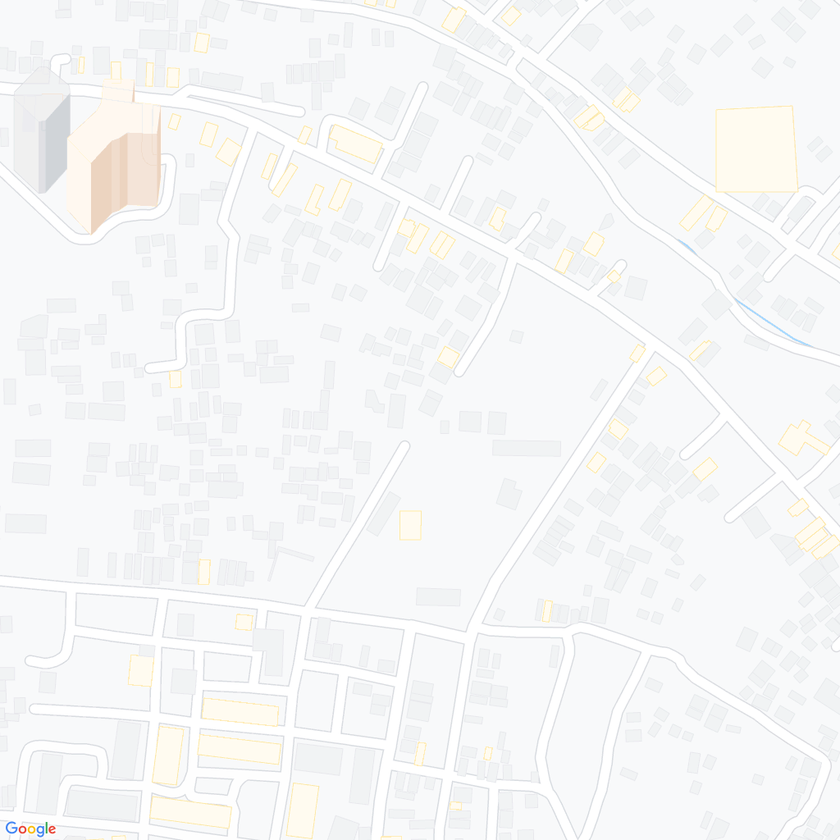
#> input picture X9.png, 840 x 840 px, shrunk from 1024 x 1024 before the run
$ python cv_filterTest.py   (older library calls are emulated)
#> lines starting #> are read from the running program, lines starting #| are printed output that depends on the picture; after the words box and inside, x2 and y2 are one past the last pixel; in counts of white or black regions, pixels touching at a corner belong together
### filters.py
'''
Created on May 6, 2020

@author: thaih
'''
import cv2
import numpy

# [12 lines left out: function strokeEdges, not called in this run]
class VConvolutionFilter(object):
    """A filter that applies a convolution to V (or all of BGR)."""
    def __init__(self, kernel):
        self._kernel = kernel
    def apply(self, src, dst):
        """Apply the filter with a BGR or gray source/destination."""
        cv2.filter2D(src, -1, self._kernel, dst)
class SharpenFilter(VConvolutionFilter):
    """A sharpen filter with a 1-pixel radius."""
    def __init__(self):
        kernel = numpy.array([[-1, -1, -1],
        [-1, 9, -1],
        [-1, -1, -1]])
        VConvolutionFilter.__init__(self, kernel)
class FindEdgesFilter(VConvolutionFilter):
    """An edge-finding filter with a 1-pixel radius."""
    # [5 lines left out: function __init__, not called in this run]
class BlurFilter(VConvolutionFilter):
    """A blur filter with a 2-pixel radius."""
    # [7 lines left out: function __init__, not called in this run]
class EmbossFilter(VConvolutionFilter):
    """An emboss filter with a 1-pixel radius."""
    # [5 lines left out: function __init__, not called in this run]

### cv_filterTest.py
import cv2
import numpy as np
import filters as fl

img = cv2.imread("X9.png")
#> img is the input picture: shape (840, 840, 3); mean B, G, R 247.1, 247, 246.5
cv2.imshow('Original', img)
# draw gray box around image to detect edge buildings
h,w = img.shape[:2]
#> h = 840; w = 840
cv2.rectangle(img,(0,0),(w-1,h-1), (50,50,50),1)
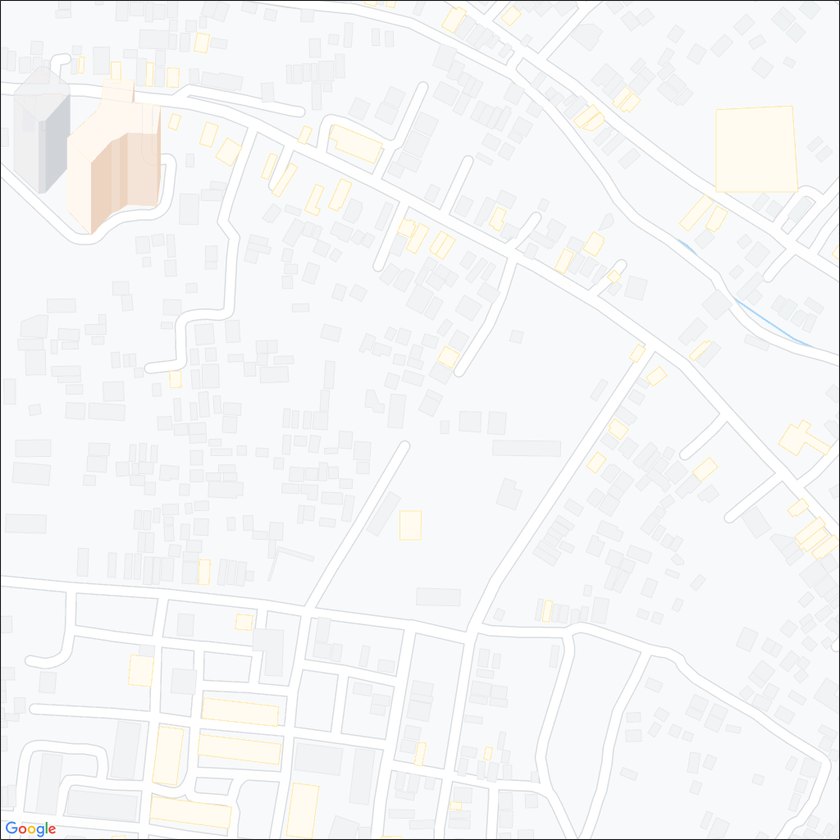
#> img: shape (840, 840, 3); 0.48% of pixels changed, all inside (x1, y1, x2, y2) = (0, 0, 840, 840)
# [20 lines of commented-out code are left out]

kernel = np.array([[-1, -1, -1],
					[-1, 9, -1],
					[-1, -1, -1]])

# myfilter = fl.VConvolutionFilter(kernel)
# myfilter.apply(img, img)

fl.SharpenFilter().apply(img, img)
#> in apply, `cv2.filter2D(src, -1, self._kernel, dst)`:
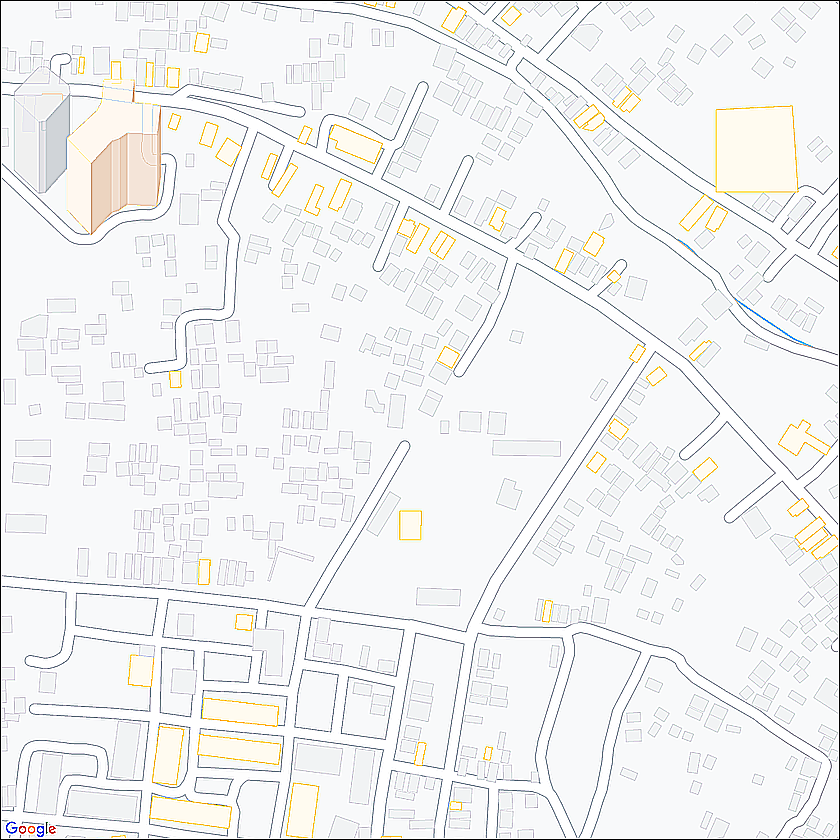
#> src: shape (840, 840, 3); mean B, G, R 241.5, 241.9, 241.5
cv2.imshow("Sharpen", img)
cv2.imwrite('XB.png', img)
# [7 lines of commented-out code are left out]
cv2.waitKey()
cv2.destroyAllWindows()

$ run again, with X0.png copied over X9.png
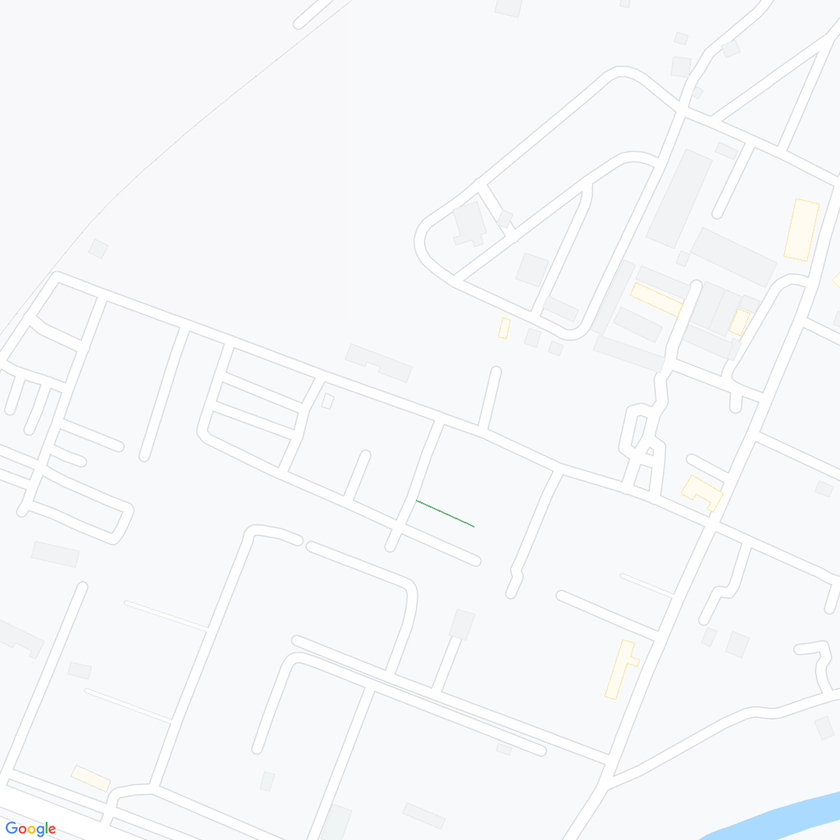
#> input picture X0.png, 840 x 840 px, shrunk from 1024 x 1024 before the run
#> img is the input picture: shape (840, 840, 3); mean B, G, R 249.3, 248.2, 247.2
#> `cv2.rectangle(img,(0,0),(w-1,h-1), (50,50,50),1)`:
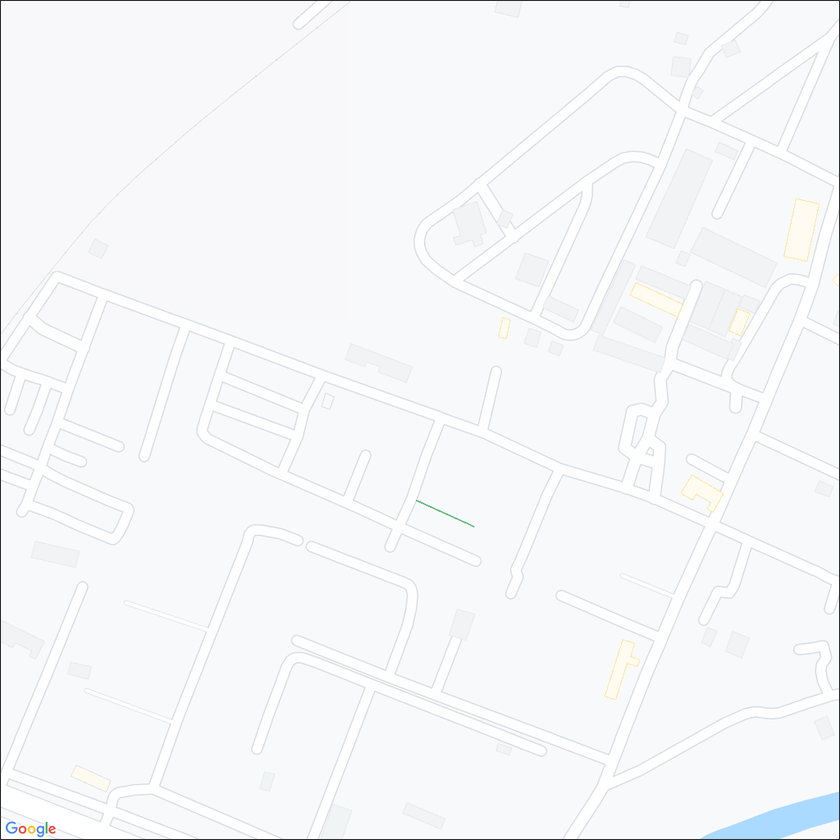
#> img: shape (840, 840, 3); 0.48% of pixels changed, all inside (x1, y1, x2, y2) = (0, 0, 840, 840)
#> in apply, `cv2.filter2D(src, -1, self._kernel, dst)`:
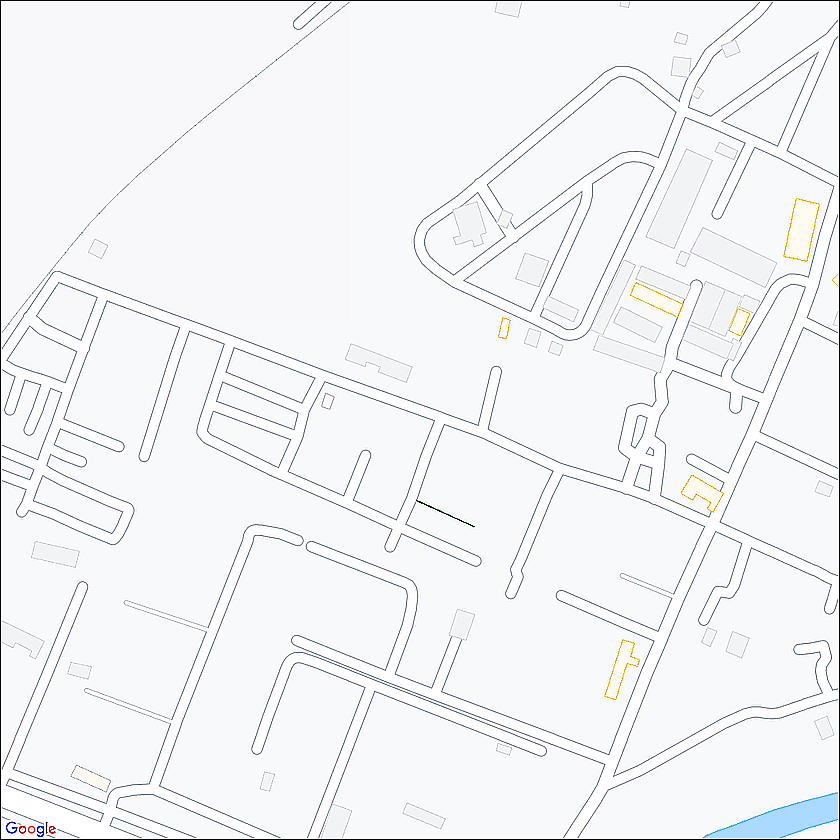
#> src: shape (840, 840, 3); mean B, G, R 245.2, 243.8, 242.7

$ run again, with X10.png copied over X9.png
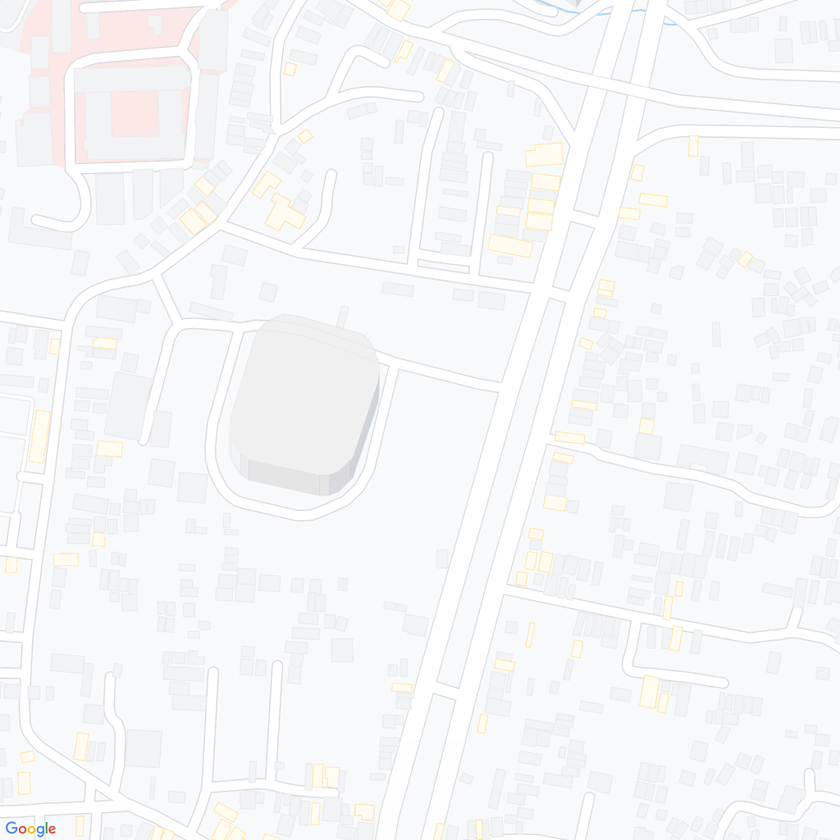
#> input picture X10.png, 840 x 840 px, shrunk from 1024 x 1024 before the run
#> img is the input picture: shape (840, 840, 3); mean B, G, R 247.3, 246.8, 246.4
#> `cv2.rectangle(img,(0,0),(w-1,h-1), (50,50,50),1)`:
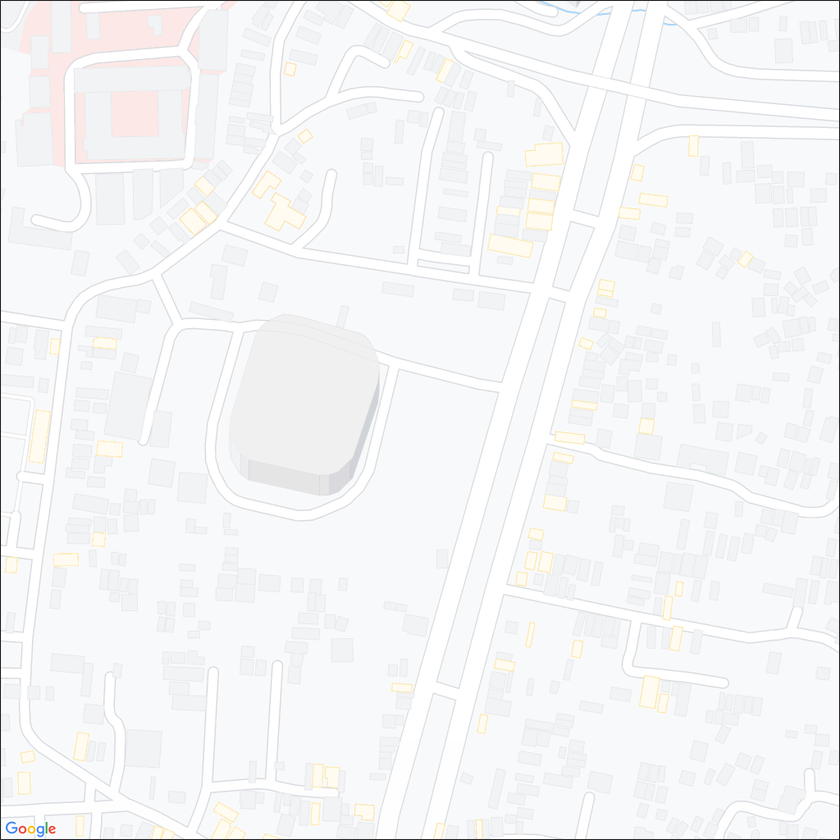
#> img: shape (840, 840, 3); 0.48% of pixels changed, all inside (x1, y1, x2, y2) = (0, 0, 840, 840)
#> in apply, `cv2.filter2D(src, -1, self._kernel, dst)`:
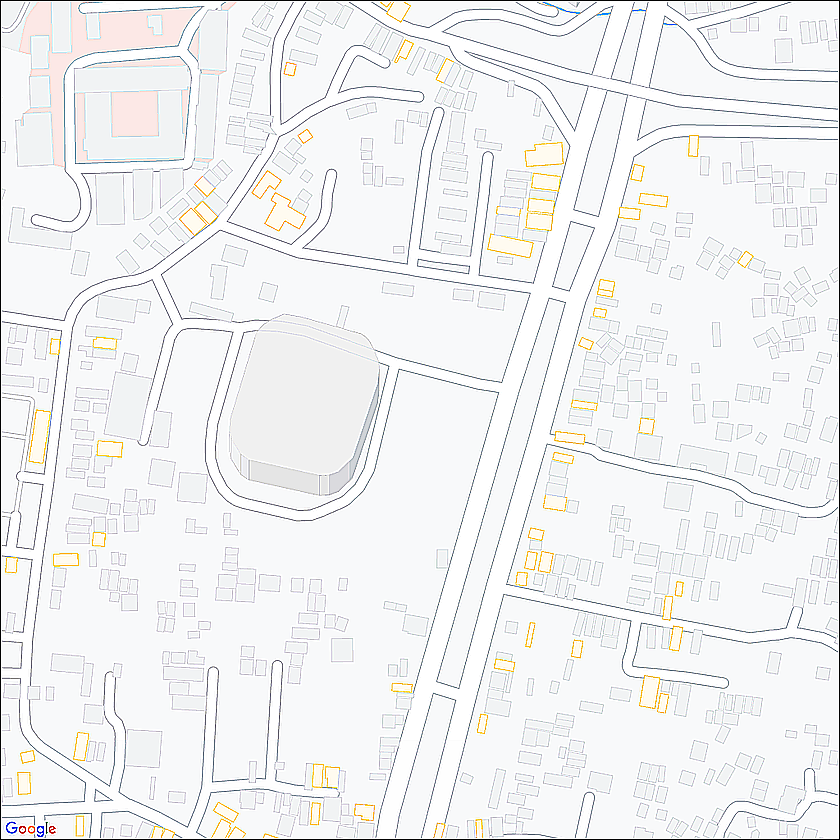
#> src: shape (840, 840, 3); mean B, G, R 241.9, 241.7, 241.3

$ run again, with Raw_18.png copied over X9.png
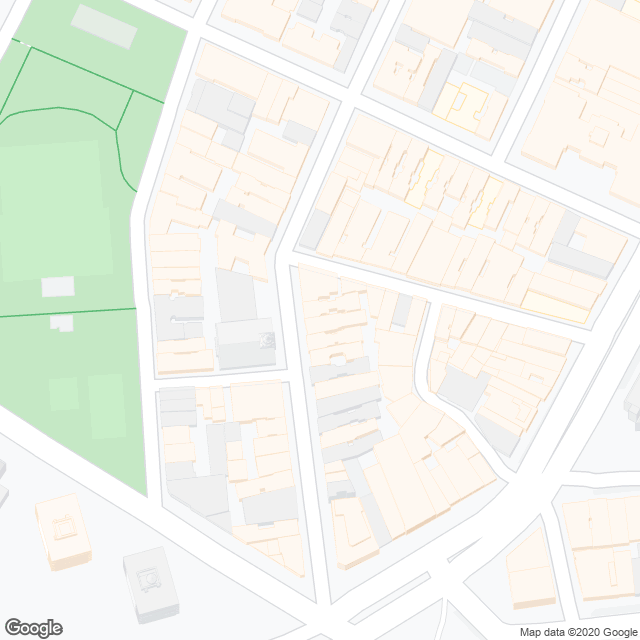
#> input picture Raw_18.png, 640 x 640 px
#> img is the input picture: shape (640, 640, 3); mean B, G, R 236.1, 244.3, 241
#> `cv2.rectangle(img,(0,0),(w-1,h-1), (50,50,50),1)`:
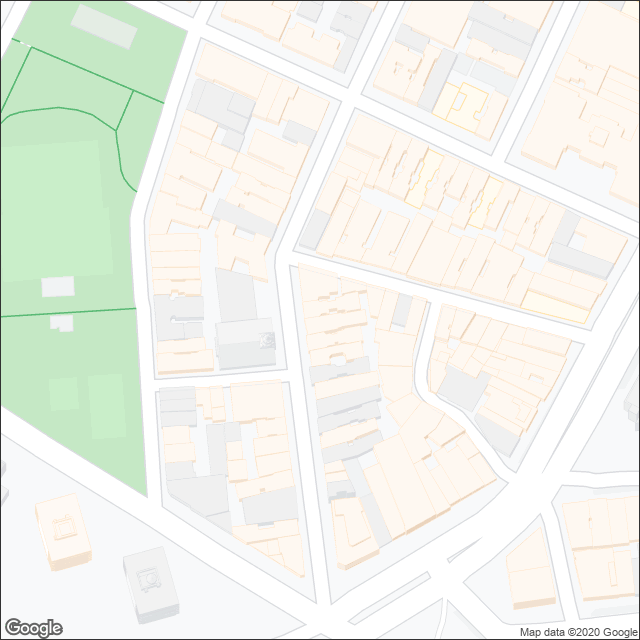
#> img: shape (640, 640, 3); 0.62% of pixels changed, all inside (x1, y1, x2, y2) = (0, 0, 640, 640)
#> in apply, `cv2.filter2D(src, -1, self._kernel, dst)`:
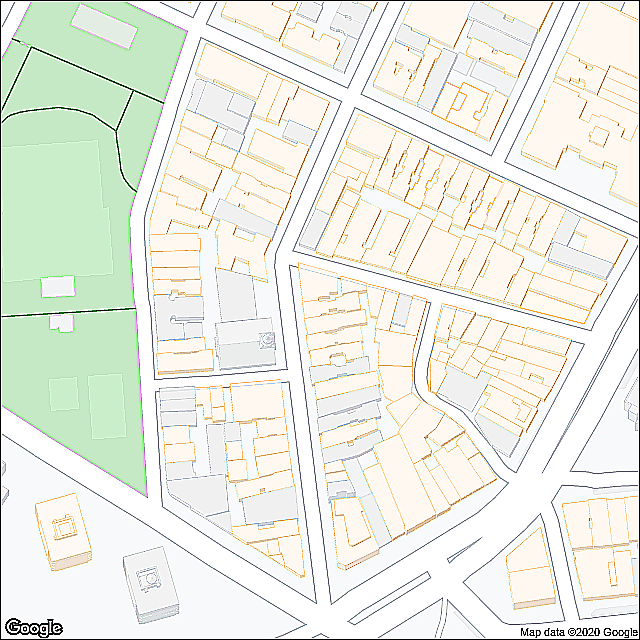
#> src: shape (640, 640, 3); mean B, G, R 228.5, 238, 235.5
